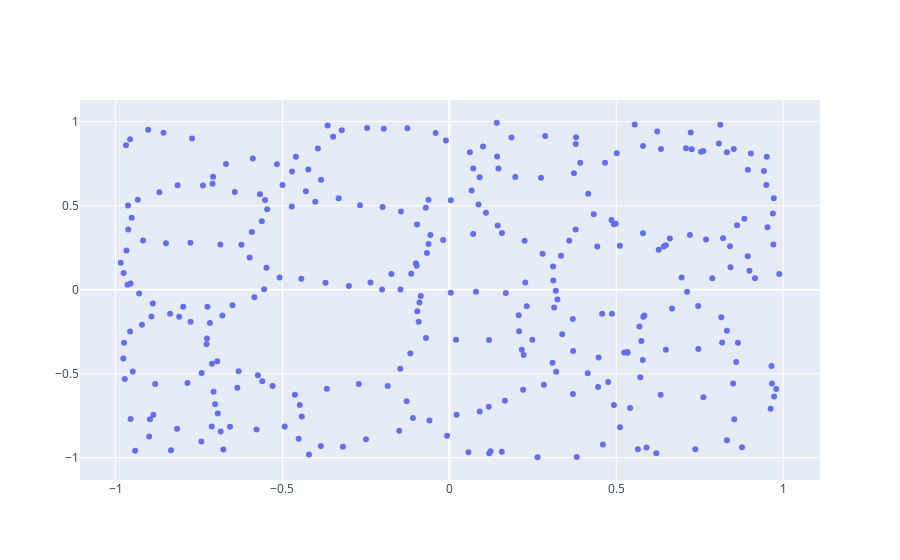

The cell this chart's notebook holds for it:
### Code cell
fig = go.Figure()
fig.add_trace(go.Scatter(x=model.X.numpy()[:,0], y=model.X.numpy()[:,1],mode='markers'))
fig.show()

### Figure 1 — Plotly figure (JSON) as saved in the notebook; plotly's stock layout.template omitted (floating-point values rounded to 4 significant figures; data arrays with more than 128 entries replaced by an {"elided": "..."} marker saying what was removed)
{"data": [{"mode": "markers", "type": "scatter", "x": {"elided": "300 float values"}, "y": {"elided": "300 float values"}}], "layout": {}}
